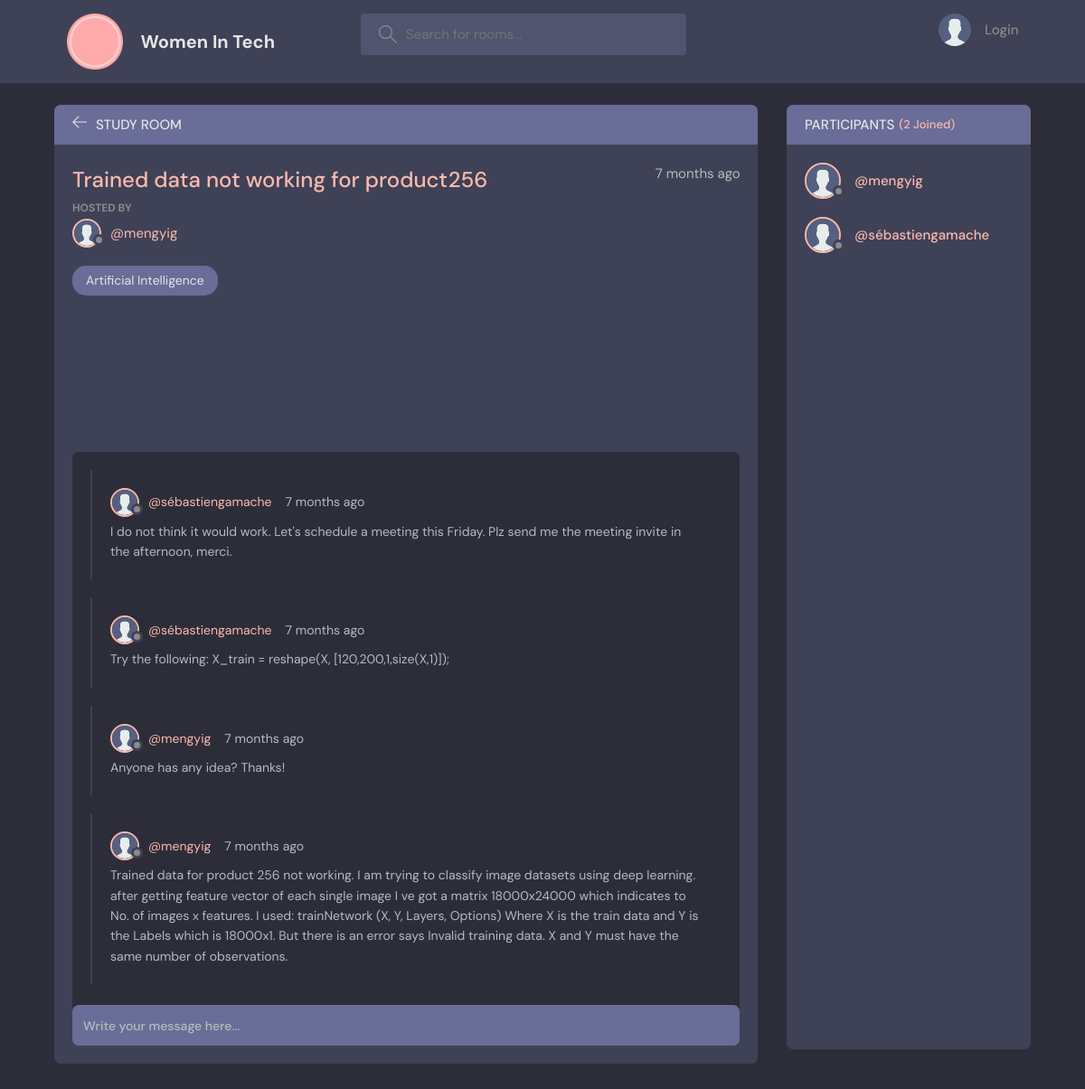
Screenshot of /room/22/ with the database file from the repository.
### base/models.py (models this page shows, shortened)
class Room(models.Model):
    host = models.ForeignKey(User, on_delete=models.SET_NULL, null=True)
    topic = models.ForeignKey(
        Topic, on_delete=models.SET_NULL, null=True)
    name = models.CharField(max_length=200)
    description = models.TextField(null=True, blank=True)
    participants = models.ManyToManyField(
        User, related_name="participants", blank=True)
    updated = models.DateTimeField(auto_now=True)
    created = models.DateTimeField(auto_now_add=True)
    class Meta:
        ordering = ['-updated', '-created']

class Topic(models.Model):
    name = models.CharField(max_length=200)
    class Meta:
        ordering = ['name']
    def __str__(self):
        return self.name

class Message(models.Model):
    user = models.ForeignKey(User, on_delete=models.CASCADE)
    room = models.ForeignKey(Room, on_delete=models.CASCADE)
    body = models.TextField()
    updated = models.DateTimeField(auto_now=True)
    created = models.DateTimeField(auto_now_add=True)
    class Meta:
        ordering = ['-updated', '-created']

### base/views.py (the view, shortened to what this page needs)
# urls.py: path('room/<str:pk>/', views.room, name='room'),
def room(request, pk):
    room = Room.objects.get(id=pk)
    room_messages = room.message_set.all()
    participants = room.participants.all()
    context = {"room": room, "room_messages": room_messages,
               "participants": participants}
    return render(request, "base/room.html", context)

### base/templates/base/room.html (shortened to what this page needs)
{% extends 'main.html' %}
{% load static %}
{% block content %}
<main class="profile-page layout layout--2">
  <div class="container">
    <div class="room">
      <div class="room__top">
        <div class="room__topLeft">
          <a href="{% url 'home' %}">
            <svg version="1.1" xmlns="http://www.w3.org/2000/svg" width="32" height="32" viewBox="0 0 32 32">
              <title>arrow-left</title>
              <path
                d="M13.723 2.286l-13.723 13.714 13.719 13.714 1.616-1.611-10.96-10.96h27.625v-2.286h-27.625l10.965-10.965-1.616-1.607z">
              </path>
            </svg>
          </a>
          <h3>Study Room</h3>
        </div>
      </div>
      <div class="room__box scroll">
        <div class="room__header scroll">
          <div class="room__info">
            <h3>{{room.name}}</h3>
            <span>{{room.created|timesince}} ago</span>
          </div>
          <div class="room__hosted">
            <p>Hosted By</p>
            <a href="{% url 'user-profile' room.host.id %}" class="room__author">
              <div class="avatar avatar--small">
                <img src="{% static 'images/avatar.svg' %}" />
              </div>
              <span>@{{room.host.username}}</span>
            </a>
          </div>
          <span class="room__topics">{{room.topic}}</span>
        </div>
        <div class="room__conversation">
          <div class="threads scroll">
            {% for message in room_messages %}
            <div class="thread">
              <div class="thread__top">
                <div class="thread__author">
                  <a href="{% url 'user-profile' message.user.id %}" class="thread__authorInfo">
                    <div class="avatar avatar--small">
                      <img src="{% static 'images/avatar.svg' %}" />
                    </div>
                    <span>@{{message.user.username}}</span>
                  </a>
                  <span class="thread__date">{{message.created|timesince}} ago</span>
                </div>
              </div>
              <div class="thread__details">
                {{message.body}}
              </div>
            </div>
            {% endfor %}
          </div>
        </div>
      </div>
      <div class="room__message">
        <form action="" method="POST">
          <input name="body" placeholder="Write your message here..." />
        </form>
      </div>
    </div>
    <div class="participants">
      <h3 class="participants__top">Participants <span>({{participants.count}} Joined)</span></h3>
      <div class="participants__list scroll">
        {% for user in participants %}
        <a href="{%  url 'user-profile' user.id %}" class="participant">
          <div class="avatar avatar--medium">
            <img src="{% static 'images/avatar.svg' %}" />
          </div>
          <p>
            <span>@{{user.username}}</span>
          </p>
        </a>
        {% endfor %}
      </div>
    </div>
  </div>
</main>
{% endblock content %}

### rows the page displays
Room: name "Trained data not working for product256", created "7 months", host.username "mengyig", topic "Artificial Intelligence"
Message: user.username "sébastiengamache", created "7 months", body "I do not think it would work. Let's schedule a meeting this Friday. Plz send me the meeting invite in the afternoon, merci."
Message: user.username "sébastiengamache", created "7 months", body "Try the following: X_train = reshape(X, [120,200,1,size(X,1)]);"
Message: user.username "mengyig", created "7 months", body "Anyone has any idea? Thanks!"
Message: user.username "mengyig", created "7 months", body "Trained data for product 256 not working. I am trying to classify image datasets using deep learning. after getting feature vector of each single image I ve got a matrix 18000x24000 which indicates to No. of images x features. I used: trainNetwork (X, Y, Layers, Options) Where X is the train data and Y is the Labels which is 18000x1. But there is an error says Invalid training data. X and Y must have the same number of observations."

### other values shown
{{ participants.count }} "2"
{{ user.username }} "mengyig"
{{ user.username }} "sébastiengamache"
